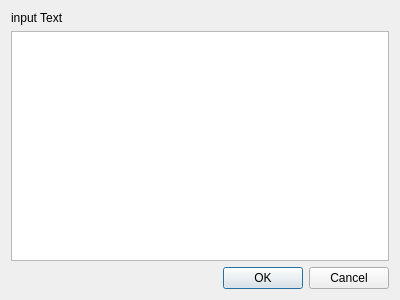
<?xml version="1.0" encoding="UTF-8"?>
<ui version="4.0">
 <class>TestDialog</class>
 <widget class="QDialog" name="TestDialog">
  <property name="geometry">
   <rect>
    <x>0</x>
    <y>0</y>
    <width>400</width>
    <height>300</height>
   </rect>
  </property>
  <property name="windowTitle">
   <string>Dialog</string>
  </property>
  <layout class="QVBoxLayout" name="verticalLayout_2">
   <item>
    <layout class="QVBoxLayout" name="verticalLayout">
     <item>
      <widget class="QLabel" name="label">
       <property name="text">
        <string>input Text</string>
       </property>
      </widget>
     </item>
     <item>
      <widget class="QTextBrowser" name="textBrowser">
       <property name="readOnly">
        <bool>false</bool>
       </property>
      </widget>
     </item>
    </layout>
   </item>
   <item>
    <widget class="QDialogButtonBox" name="buttonBox">
     <property name="orientation">
      <enum>Qt::Horizontal</enum>
     </property>
     <property name="standardButtons">
      <set>QDialogButtonBox::Cancel|QDialogButtonBox::Ok</set>
     </property>
    </widget>
   </item>
  </layout>
 </widget>
 <resources/>
 <connections>
  <connection>
   <sender>buttonBox</sender>
   <signal>accepted()</signal>
   <receiver>TestDialog</receiver>
   <slot>accept()</slot>
   <hints>
    <hint type="sourcelabel">
     <x>248</x>
     <y>254</y>
    </hint>
    <hint type="destinationlabel">
     <x>157</x>
     <y>274</y>
    </hint>
   </hints>
  </connection>
  <connection>
   <sender>buttonBox</sender>
   <signal>rejected()</signal>
   <receiver>TestDialog</receiver>
   <slot>reject()</slot>
   <hints>
    <hint type="sourcelabel">
     <x>316</x>
     <y>260</y>
    </hint>
    <hint type="destinationlabel">
     <x>286</x>
     <y>274</y>
    </hint>
   </hints>
  </connection>
 </connections>
</ui>
